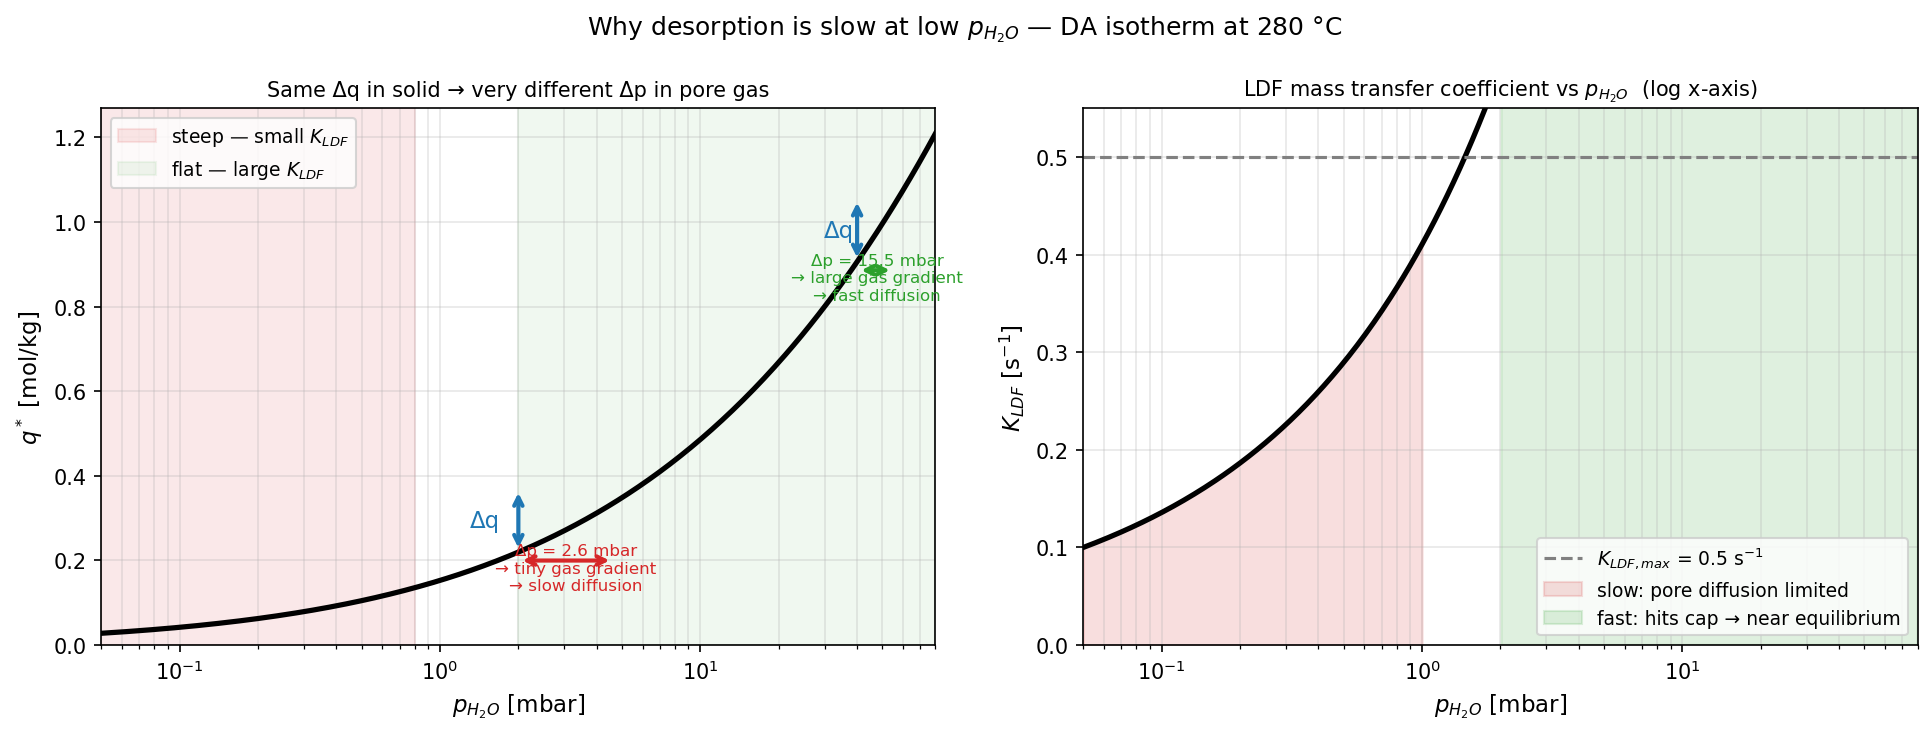

Write the Python code that produced this figure.
import numpy as np
import matplotlib.pyplot as plt
import os

# DA isotherm parameters (from model)
R_gas  = 8.314
MW_H2O = 0.018015
W0_DA  = 190.00e-6
E_DA   = 1190e3
n_DA   = 1.55
T_K    = 553.15  # 280 C

# Particle / bed parameters
d_p         = 0.75e-3
eps_p       = 0.615
tau_p       = 3.0
rho_bed_ads = 1.22 / (np.pi/4 * 0.05**2 * 2.0)
rho_p       = rho_bed_ads / (1 - 0.4)

def P_sat_bar(T):
    log10_p = (29.8605 - 3.1522e3/T - 7.3037*np.log10(T)
               + 2.4247e-9*T + 1.8090e-6*T**2)
    return 10.0**np.clip(log10_p, -10, 10) * 133.322e-5

def rho_water(T):
    return 996.0 / (1.0 + 2.0e-3*(T - 298.15))

def q_star_val(T, p):
    Psat = P_sat_bar(T)
    if p <= 0 or p >= Psat:
        return 0.0
    A = (R_gas/MW_H2O)*T*np.log(Psat/p)
    return rho_water(T)/MW_H2O * W0_DA * np.exp(-min((A/E_DA)**n_DA, 500.0))  # mol/kg

def K_LDF_val(T, p):
    D_M  = 2.5e-5*(T/300.0)**1.75
    dp   = 1.0/1e5
    dqsp = (q_star_val(T, p+dp) - q_star_val(T, max(p-dp, 1e-15))) / 2.0
    dqsp = max(dqsp, 1e-30)
    return min(15.0*eps_p*D_M / (0.5 * d_p**2 * tau_p * rho_p * R_gas * T * dqsp), 0.5)

# Relevant reactor range: p_H2O from near 0 to ~80 mbar (= max ~8% H2O at 1 bar)
# Use log spacing so the steep low-p region is well resolved
p_arr = np.logspace(np.log10(5e-5), np.log10(0.08), 400)   # bar, log-spaced
q_arr = np.array([q_star_val(T_K, p) for p in p_arr])
K_arr = np.array([K_LDF_val(T_K, p) for p in p_arr])

fig, (ax1, ax2) = plt.subplots(1, 2, figsize=(13, 5))
fig.suptitle('Why desorption is slow at low $p_{H_2O}$ — DA isotherm at 280 °C', fontsize=12)

# ── Panel 1: isotherm with slope illustration ────────────────────────────────
ax1.plot(p_arr*1e3, q_arr, 'k-', lw=2.5)

dq = 0.15  # same Δq shown at both points

# Point A: steep region (low p)
pA     = 0.002
qA     = q_star_val(T_K, pA)
dp_num = 1e-7
sA     = (q_star_val(T_K, pA+dp_num) - q_star_val(T_K, pA-dp_num)) / (2*dp_num)
dpA    = dq / sA

# Point B: flat region (high p)
pB     = 0.040
qB     = q_star_val(T_K, pB)
sB     = (q_star_val(T_K, pB+dp_num) - q_star_val(T_K, pB-dp_num)) / (2*dp_num)
dpB    = dq / sB

# Annotate point A
ax1.annotate('', xy=(pA*1e3, qA+dq), xytext=(pA*1e3, qA),
             arrowprops=dict(arrowstyle='<->', color='tab:blue', lw=2))
ax1.annotate('', xy=((pA+dpA)*1e3, qA-0.02), xytext=(pA*1e3, qA-0.02),
             arrowprops=dict(arrowstyle='<->', color='tab:red', lw=2))
ax1.text(pA*1e3*0.85, qA + dq/2, 'Δq', color='tab:blue', fontsize=11, ha='right', va='center')
ax1.text((pA + dpA/2)*1e3, qA - 0.09,
         f'Δp = {dpA*1e3:.1f} mbar\n→ tiny gas gradient\n→ slow diffusion',
         color='tab:red', fontsize=8, ha='center')

# Annotate point B
ax1.annotate('', xy=(pB*1e3, qB+dq), xytext=(pB*1e3, qB),
             arrowprops=dict(arrowstyle='<->', color='tab:blue', lw=2))
ax1.annotate('', xy=((pB+dpB)*1e3, qB-0.02), xytext=(pB*1e3, qB-0.02),
             arrowprops=dict(arrowstyle='<->', color='tab:green', lw=2))
ax1.text(pB*1e3*0.97, qB + dq/2, 'Δq', color='tab:blue', fontsize=11, ha='right', va='center')
ax1.text((pB + dpB/2)*1e3, qB - 0.09,
         f'Δp = {dpB*1e3:.1f} mbar\n→ large gas gradient\n→ fast diffusion',
         color='tab:green', fontsize=8, ha='center')

ax1.axvspan(0.05, 0.8,  alpha=0.10, color='tab:red',   label='steep — small $K_{LDF}$')
ax1.axvspan(2,   80,   alpha=0.07, color='tab:green', label='flat — large $K_{LDF}$')
ax1.set_xlabel('$p_{H_2O}$ [mbar]', fontsize=11)
ax1.set_ylabel('$q^*$ [mol/kg]', fontsize=11)
ax1.set_title('Same Δq in solid → very different Δp in pore gas', fontsize=10)
ax1.set_xscale('log')
ax1.set_xlim(0.05, 80)
ax1.set_ylim(bottom=0)
ax1.legend(fontsize=9)
ax1.grid(True, alpha=0.3, which='both')

# ── Panel 2: K_LDF vs p ──────────────────────────────────────────────────────
ax2.plot(p_arr*1e3, K_arr, 'k-', lw=2.5)
ax2.axhline(0.5, color='grey', lw=1.5, ls='--', label='$K_{LDF,max}$ = 0.5 s$^{-1}$')
ax2.fill_between(p_arr*1e3, K_arr, 0,
                 where=(p_arr < 1e-3), alpha=0.15, color='tab:red',
                 label='slow: pore diffusion limited')
ax2.fill_between(p_arr*1e3, K_arr, 0,
                 where=(p_arr > 2e-3), alpha=0.15, color='tab:green',
                 label='fast: hits cap → near equilibrium')
ax2.set_xlabel('$p_{H_2O}$ [mbar]', fontsize=11)
ax2.set_ylabel('$K_{LDF}$ [s$^{-1}$]', fontsize=11)
ax2.set_title('LDF mass transfer coefficient vs $p_{H_2O}$  (log x-axis)', fontsize=10)
ax2.set_xscale('log')
ax2.set_xlim(0.05, 80)
ax2.set_ylim(0, 0.55)
ax2.legend(fontsize=9)
ax2.grid(True, alpha=0.3, which='both')

plt.tight_layout()
plt.savefig(os.path.join(os.path.dirname(os.path.abspath(__file__)), 'KLDF_explanation.png'),
            dpi=150, bbox_inches='tight')
plt.show()
